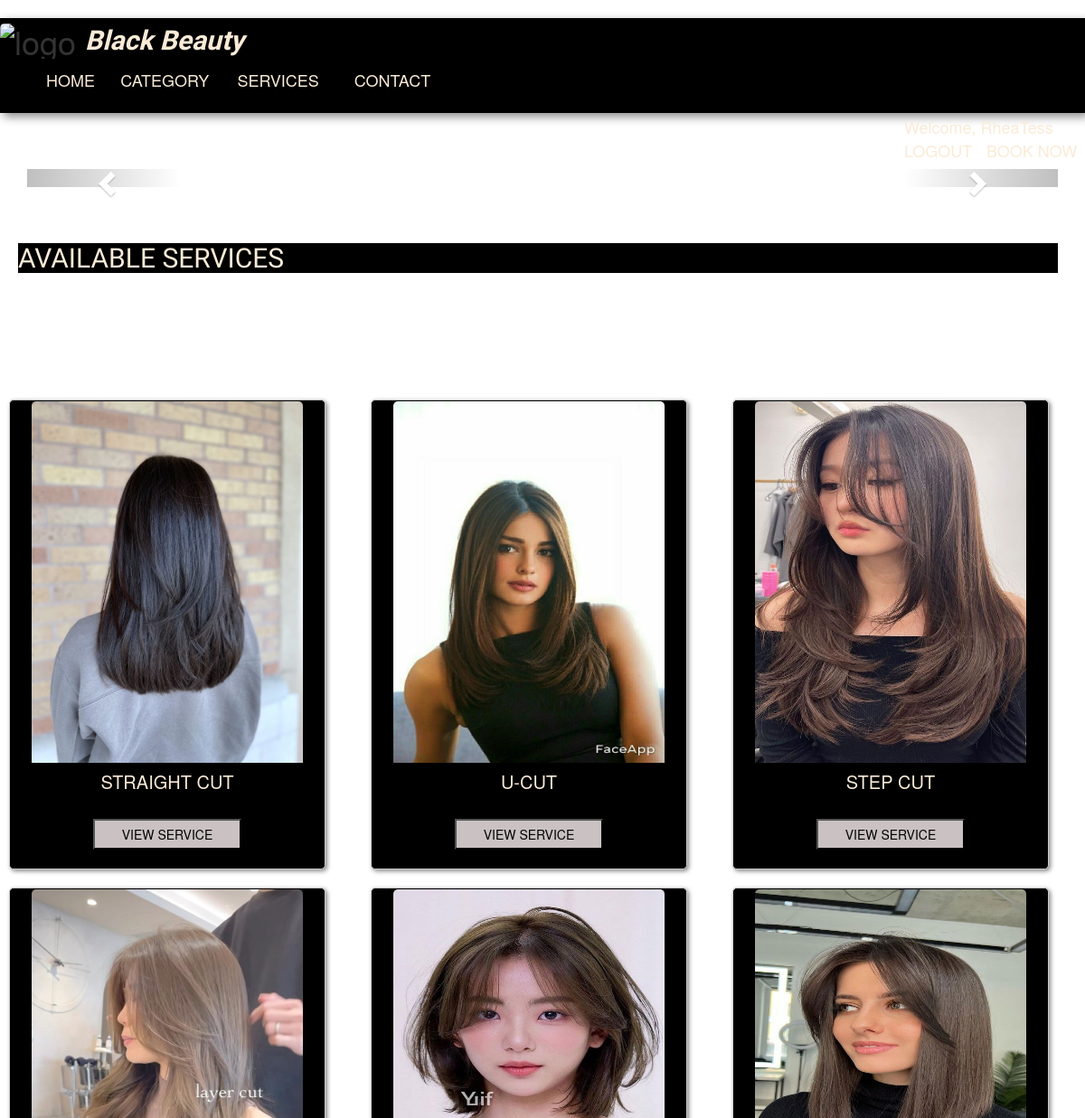
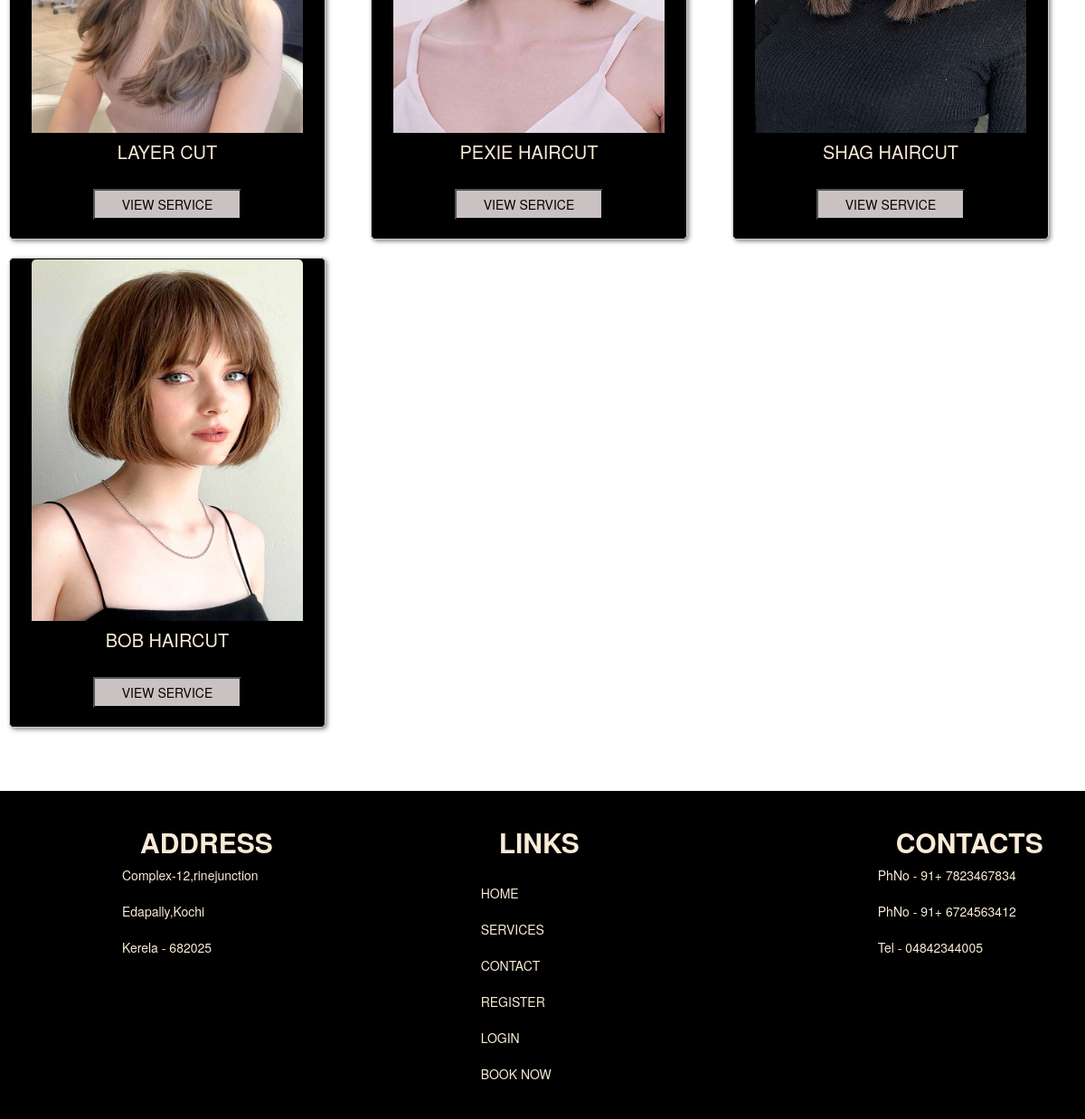
/services/HAIRCUT/ (signed in), run on the app's committed database (2 pictures, top to bottom).
### AdminApp/models.py (models this page shows)
class Services(models.Model):
    Add_Services=models.CharField(max_length=60)
    Price=models.IntegerField()
    Image=models.ImageField(upload_to='image',default="null.jpg")
    categoryid=models.CharField(max_length=100,default='')

### user/views.py (the view)
# urls.py: path('services/<str:categoryid>/',views.services,name='services'),
def services(request,categoryid):
    if(categoryid =="all"):
        data=Services.objects.all()
    else:
        data=Services.objects.filter(categoryid=categoryid)
    data1=Category.objects.all()
    return render(request,'services.html',{'data':data,'data1':data1})

### user/templates/services.html (shortened to what this page needs)
{% extends 'contact.html' %}
{% load static %}
{% block content %}
    <head>
        <link rel="stylesheet" href="{% static 'saloncards.css' %}">
        <link rel="stylesheet" href="https://maxcdn.bootstrapcdn.com/bootstrap/3.4.1/css/bootstrap.min.css">
    </head>
    <body>
      <div class="container-fluid ">
        <div class="container">
          <div id="myCarousel" class="carousel slide" data-ride="carousel">
              <ol class="carousel-indicators">
                  <li data-target="#myCarousel" data-slide-to="0" class="active"></li>
                  <li data-target="#myCarousel" data-slide-to="1"></li>
                  <li data-target="#myCarousel" data-slide-to="2"></li>
                  <li data-target="#myCarousel" data-slide-to="3"></li>
                  <li data-target="#myCarousel" data-slide-to="4"></li>
                  <li data-target="#myCarousel" data-slide-to="5"></li>
              </ol>
          <div class="carousel-inner">
              <div class="item active">
                  <center><img src="https://img.freepik.com/free-photo/woman-washing-head-hairsalon_1157-27179.jpg?size=626&ext=jpg&ga=GA1.1.953376797.1698401189&semt=sph" alt="" style="width:40%;"></center>
              </div>
          </div>
          <a class="left carousel-control" href="#myCarousel" data-slide="prev">
              <span class="glyphicon glyphicon-chevron-left"></span>
          </a>
          <a class="right carousel-control" href="#myCarousel" data-slide="next">
              <span class="glyphicon glyphicon-chevron-right"></span>
          </a>
          </div>
        </div>
</div>
      <br><br>
      <h2 style="font-size: 30px;color: antiquewhite;font-family: 'Edu TAS Beginner', cursive;">AVAILABLE SERVICES</h2>
      <br><br><br><br><br><br>
        <div class="row">
           {% for i in data %}
            <div class="col-md-6"  style="width: 40rem;">
              <div class="card" style="background-color: black ;">
                <center>
                <img class="card-img-top" src="{{i.Image.url}}" alt="Card image" width="300px" height="400px" >
                <h5 class="card-title" style="color: antiquewhite;font-size: 20px;">{{i.Add_Services}}</h5></center><br>
                <center><a style="text-decoration: none; color: rgb(116, 13, 13);"  href="{% url 'details' categoryid=i.id %}" class="card-link"><button id="detailsbutton">VIEW SERVICE</button></center> </a>&nbsp;&nbsp;
              </div>
            </div>
           {% endfor %}
        </div>
    </body>
{% endblock %}

### user/static/contact.css (style rules this page uses)
.container-fluid { display: flex; }
body { padding: 0px; margin: 0px; }

### user/static/saloncards.css (style rules this page uses)
.card { border: 1px solid #ccc; border-radius: 5px; padding: 1px; margin: 10px; box-shadow: 2px 2px 5px #888888; }
.container { padding: 2px 16px; }
img { border-radius: 5px 5px 0 0; }
* { box-sizing: border-box; }
.container-fluid { display: flex; }
#detailsbutton { background-color: rgb(202, 194, 194); color: black; padding-right: 30px; padding-left: 30px; padding-top: 5px; padding-bottom: 5px; }
h2 { font-size: 50px; color: antiquewhite; font-family: 'Edu TAS Beginner', cursive; background-color: black; margin-left: 20px; margin-right: 30px; }

### data on the page
Services: Image (picture), Add_Services "STRAIGHT CUT"
Services: Image (picture), Add_Services "U-CUT"
Services: Image (picture), Add_Services "STEP CUT"
Services: Image (picture), Add_Services "LAYER CUT"
Services: Image (picture), Add_Services "PEXIE HAIRCUT"
Services: Image (picture), Add_Services "SHAG HAIRCUT"
Services: Image (picture), Add_Services "BOB HAIRCUT"

### other printed values
{{ request.session.loginname }} "RheaTess"
